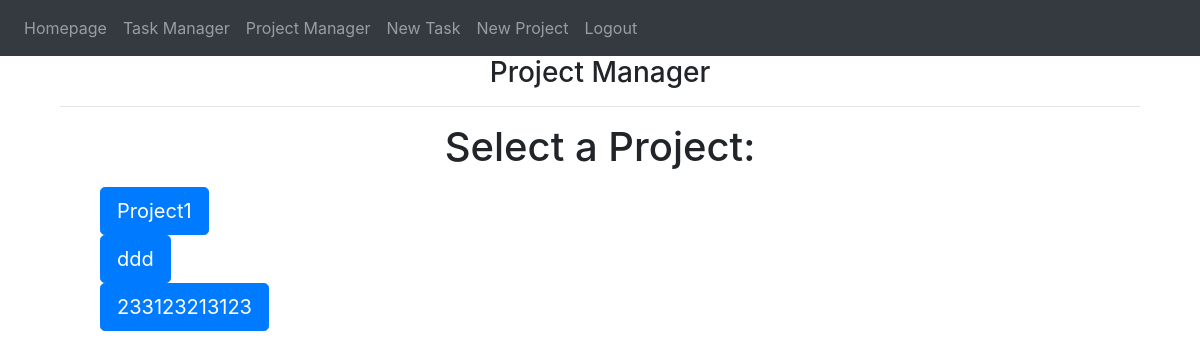
/projectmanager (signed in), run on an earlier commit of the app's database.
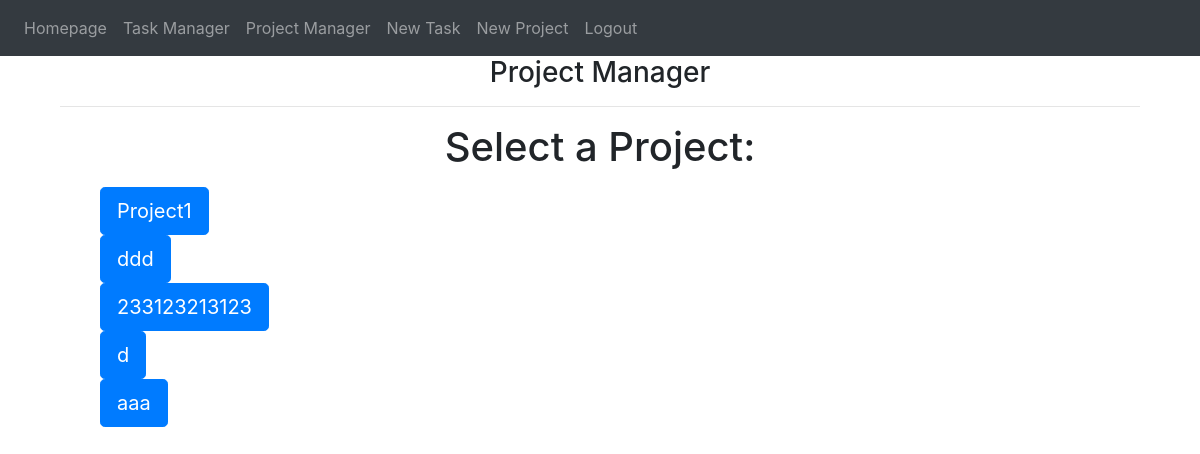
And on a later commit of the database.
### website/models.py (models this page shows)
class Project(db.Model):
    id = db.Column(db.Integer, primary_key=True)
    name = db.Column(db.String(120))
    start_date = db.Column(db.DateTime(timezone=True), default=func.now)
    deadline = db.Column(db.DateTime(timezone=True), default=func.now)
    description = db.Column(db.String(9999))
    users = db.relationship('User', secondary='project_user_association', back_populates='projects')
    tasks = db.relationship('Task', backref='project', lazy=True)

### website/auth.py (the view)
@auth.route('/projectmanager')
def projectManager():
    projects = Project.query.filter(Project.users.any(id=current_user.id)).all()
    return render_template("projectManager.html", user=current_user, projects=projects)

### website/__init__.py (called while the page is built)
def create_app():
    app = Flask(__name__)
    app.config['SECRET_KEY'] = 'abcd'
    app.config['SQLALCHEMY_DATABASE_URI'] = f'sqlite:///{DB_NAME}'
    db.init_app(app)
    from .views import views
    from .auth import auth
    app.register_blueprint(views, url_prefix='/')
    app.register_blueprint(auth, url_prefix='/')
    from .models import User, Task, Project
    with app.app_context():
        db.create_all()
    login_manager = LoginManager()
    login_manager.login_view = 'auth.login'
    login_manager.init_app(app)
    @login_manager.user_loader
    def load_user(id):
        return User.query.get(int(id))
    return app

### website/templates/projectManager.html (shortened to what this page needs)
{% extends "base.html" %}
{% block content %}
<h3 align="center">Project Manager</h3>
    <div class="container">
    <hr>
    <h1 align="center" id="project-name"> Select a Project: </h1>
    <ul style="list-style-type: none">
        {% for prj in projects %}
            <li> <button type="button" class="btn btn-primary btn-lg project-button" data-name="{{ prj.name }}"
                data-info="{{ prj.description }}" data-id="{{ prj.id }}">{{ prj.name }}</button></li>
        {% endfor %}
    </ul>
    </body>
</html>
{% endblock %}

What changed in the data, as far as the page shows it:
added Project: name "d"
added Project: name "aaa"
